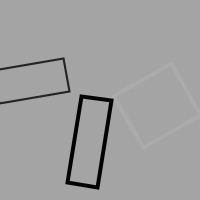
Frame 1 (no input)
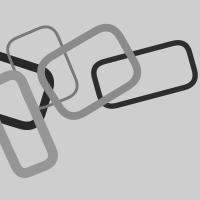
Frame 60 (the mouse pressed at the canvas centre just before this capture)
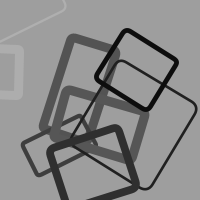
Frame 120 (the mouse held since frame 60 and released just before this capture)

The Processing sketch that drew these frames (run headless with seeded random() and noise(); from frame 60 on, the mouse is pressed at the canvas centre):

// Processing sketch: NoFillRoundRects
// ── NoFillRoundRects.pde
int cnt = 0;

void setup() {
  size(200, 200);
  frameRate(10000000);
  noFill();
}

void randrect(float rad) {  
  float r = random(180);
  stroke(r);
  strokeWeight(random(2, 10));
  float x = random(0, width);
  float y = random(0, height);
  float w = random(width/8, width/2);
  float h = random(height/8, height/2);
  float a = random(PI);
  float m = min(w, h) / 2;
  pushMatrix();
  translate(x, y);
  rotate(a);
  rect(0, 0, w, h, rad * m);
  popMatrix();
}

void draw() {
  clear();
  background(random(0, 255));
  //float rad = random(1);
  int iter = cnt / 100;
  int r = cnt % 100;
  float rad = r / 100.0;
  for (int i=0; i<random(2,25); i++) {
    randrect(rad);
  }
  String fname = String.format("Output/img-r%02d-%03d.png", r, iter);
  save(fname);
  cnt++;
  if (cnt > 10000) stop();
}
